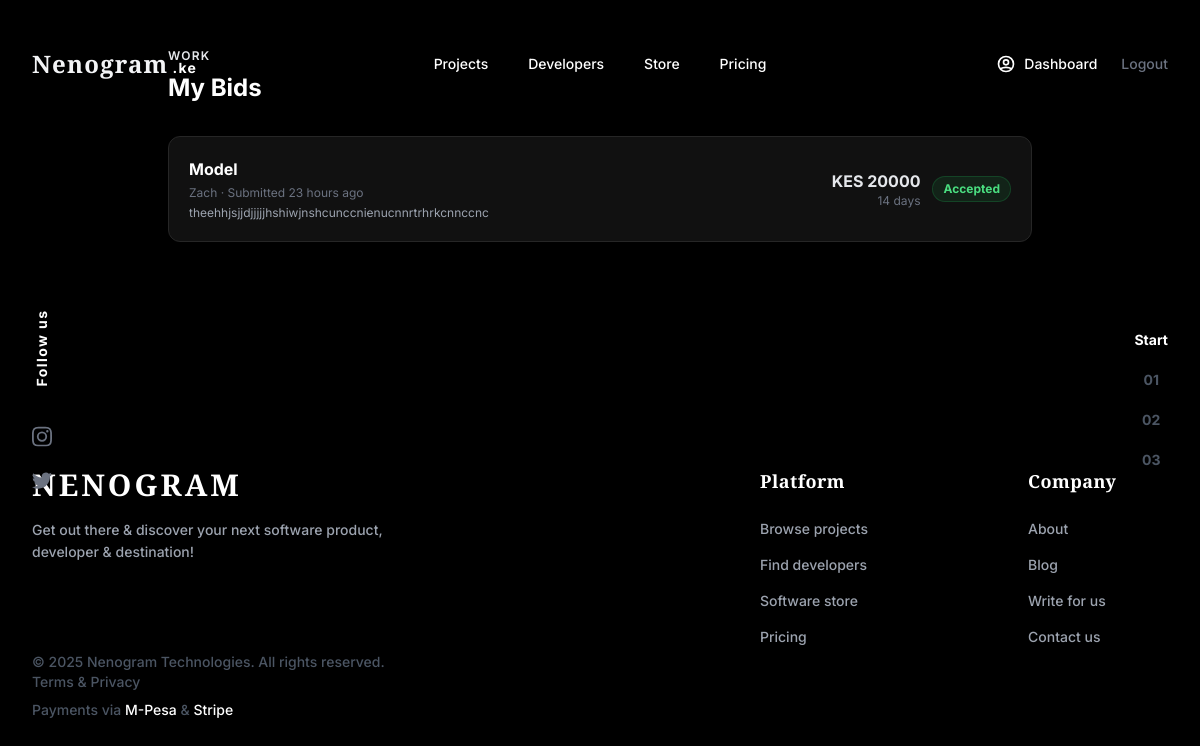
/dev/bids/ (signed in), run on the app's committed database.
### projects/models.py (models this page shows, shortened)
class Bid(models.Model):
    STATUS_CHOICES = [
        ('pending', 'Pending'),
        ('accepted', 'Accepted'),
        ('rejected', 'Rejected'),
        ('withdrawn', 'Withdrawn'),
    ]
    id = models.UUIDField(primary_key=True, default=uuid.uuid4, editable=False)
    project = models.ForeignKey(Project, on_delete=models.CASCADE, related_name='bids')
    developer = models.ForeignKey('developers.DeveloperProfile', on_delete=models.CASCADE, related_name='bids')
    amount = models.DecimalField(max_digits=12, decimal_places=2)
    timeline_days = models.PositiveIntegerField()
    cover_letter = models.TextField()
    status = models.CharField(max_length=20, choices=STATUS_CHOICES, default='pending')
    created_at = models.DateTimeField(auto_now_add=True)
    class Meta:
        unique_together = ('project', 'developer')
        ordering = ['-created_at']

class Project(models.Model):
    STATUS_OPEN = 'open'
    STATUS_IN_PROGRESS = 'in_progress'
    STATUS_COMPLETED = 'completed'
    STATUS_CANCELLED = 'cancelled'
    STATUS_CHOICES = [
        (STATUS_OPEN, 'Open'),
        (STATUS_IN_PROGRESS, 'In Progress'),
        (STATUS_COMPLETED, 'Completed'),
        (STATUS_CANCELLED, 'Cancelled'),
    ]
    CATEGORY_CHOICES = [
        ('web', 'Web Development'),
        ('mobile', 'Mobile App'),
        ('api', 'API / Backend'),
        ('data', 'Data & Analytics'),
        ('design', 'UI/UX Design'),
        ('ecommerce', 'E-commerce'),
        ('automation', 'Automation'),
        ('other', 'Other'),
    ]
    id = models.UUIDField(primary_key=True, default=uuid.uuid4, editable=False)
    client = models.ForeignKey('clients.ClientProfile', on_delete=models.CASCADE, related_name='projects')
    title = models.CharField(max_length=300)
    description = models.TextField()
    category = models.CharField(max_length=50, choices=CATEGORY_CHOICES)
    skills_required = models.ManyToManyField(Skill, blank=True)
    budget_min = models.DecimalField(max_digits=12, decimal_places=2)
    budget_max = models.DecimalField(max_digits=12, decimal_places=2)
    deadline = models.DateField(null=True, blank=True)
    status = models.CharField(max_length=20, choices=STATUS_CHOICES, default=STATUS_OPEN)
    is_remote = models.BooleanField(default=True)
    created_at = models.DateTimeField(auto_now_add=True)
    updated_at = models.DateTimeField(auto_now=True)
    class Meta:
        ordering = ['-created_at']

### clients/models.py (models this page shows, shortened)
class ClientProfile(models.Model):
    id = models.UUIDField(primary_key=True, default=uuid.uuid4, editable=False)
    user = models.OneToOneField(settings.AUTH_USER_MODEL, on_delete=models.CASCADE, related_name='client_profile')
    company_name = models.CharField(max_length=200, blank=True)
    industry = models.CharField(max_length=100, blank=True)
    company_size = models.CharField(max_length=50, blank=True)
    website = models.URLField(blank=True)
    description = models.TextField(blank=True)
    location = models.CharField(max_length=100, blank=True, default='Kenya')
    created_at = models.DateTimeField(auto_now_add=True)
    updated_at = models.DateTimeField(auto_now=True)

### accounts/models.py (models this page shows, shortened)
class User(AbstractUser):
    ROLE_CLIENT = 'client'
    ROLE_DEVELOPER = 'developer'
    ROLE_CHOICES = [
        (ROLE_CLIENT, 'Client'),
        (ROLE_DEVELOPER, 'Developer'),
    ]
    id = models.UUIDField(primary_key=True, default=uuid.uuid4, editable=False)
    email = models.EmailField(unique=True)
    role = models.CharField(max_length=20, choices=ROLE_CHOICES, blank=True)
    phone = models.CharField(max_length=20, blank=True)
    avatar = models.ImageField(upload_to='avatars/', blank=True, null=True)
    USERNAME_FIELD = 'email'
    REQUIRED_FIELDS = ['username']

### developers/views.py (the view)
# urls.py: path("bids/", views.my_bids, name="dev_bids"),
@login_required
def my_bids(request):
    profile = get_or_create_profile(request.user)
    bids = Bid.objects.filter(developer=profile).select_related("project").order_by("-created_at")
    return render(request, "developers/bids.html", {"bids": bids})

### developers/views.py (called while the page is built)
def get_or_create_profile(user):
    profile, _ = DeveloperProfile.objects.get_or_create(
        user=user,
        defaults={"slug": user.username}
    )
    return profile

### templates/developers/bids.html (shortened to what this page needs)
{% extends "base.html" %}
{% block content %}
<div class="max-w-4xl mx-auto px-4 py-12">
  <div class="mb-8">
    <p class="text-xs font-semibold text-brand-400 uppercase tracking-widest mb-2">Work</p>
    <h1 class="text-2xl font-bold text-white">My Bids</h1>
  </div>
  {% if bids %}
  <div class="space-y-4">
    {% for bid in bids %}
    <div class="bg-dark-800 border border-dark-600 rounded-xl p-5 flex flex-col sm:flex-row sm:items-center justify-between gap-4">
      <div class="min-w-0">
        <a href="{% url "project_detail" bid.project.pk %}" class="font-bold text-white hover:text-brand-400 transition-colors">{{ bid.project.title }}</a>
        <p class="text-xs text-gray-500 mt-1">{{ bid.project.client.company_name|default:bid.project.client.user.username }} &middot; Submitted {{ bid.created_at|timesince }} ago</p>
        <p class="text-xs text-gray-400 mt-1">{{ bid.cover_letter|truncatechars:100 }}</p>
      </div>
      <div class="flex items-center gap-3 shrink-0">
        <div class="text-right">
          <p class="text-brand-400 font-bold">KES {{ bid.amount|floatformat:0 }}</p>
          <p class="text-xs text-gray-500">{{ bid.timeline_days }} days</p>
        </div>
        <span class="text-xs font-bold px-2.5 py-1 rounded-full
          {% if bid.status == "accepted" %}bg-green-500/10 text-green-400 border border-green-500/20
          {% elif bid.status == "rejected" or bid.status == "withdrawn" %}bg-red-500/10 text-red-400 border border-red-500/20
          {% else %}bg-brand-500/10 text-brand-400 border border-brand-500/20{% endif %}">
          {{ bid.get_status_display }}
        </span>
      </div>
    </div>
    {% endfor %}
  </div>
  {% endif %}
</div>
{% endblock %}

### templates/base.html (style rules this page uses)
body { font-family: "Inter", sans-serif; background-color: #000000; color: #ffffff; }

### data on the page
Bid: project "Model", project.client.company_name "Zach", created_at "23 hours", cover_letter "theehhjsjjdjjjjjhshiwjnshcunccnienucnnrtrhrkcnnccnc", amount "20000", timeline_days "14", status "Accepted"
